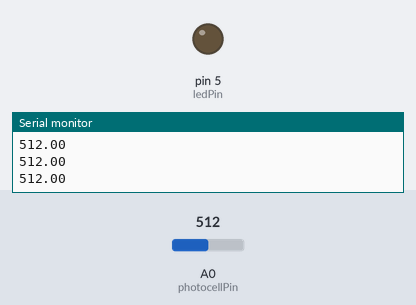
A sketch run on a simulated Arduino Uno, built with avr-gcc and run on an emulated ATmega328P. On the bench: output pins drawn as LEDs (lit = HIGH), the last lines printed to the serial monitor. The inputs (shaded band) are chosen by the test bench; at power-on: A0 (photocellPin) = 512.

Above: at 2.2 s.
2.3 s: A0 (photocellPin) set to 214
At 3.0 s:
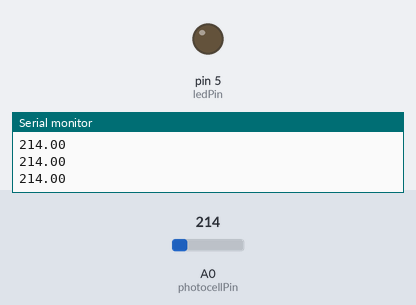
3.9 s: A0 (photocellPin) set to 199
At 4.01 s:
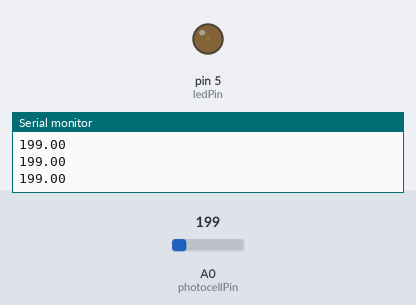
6.9 s: A0 (photocellPin) set to 122
8.6 s: A0 (photocellPin) set to 511
At 9.8 s:
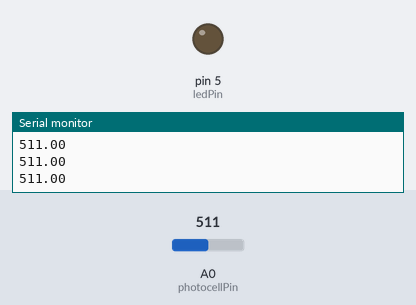
10.2 s: A0 (photocellPin) set to 0
At 10.5 s:
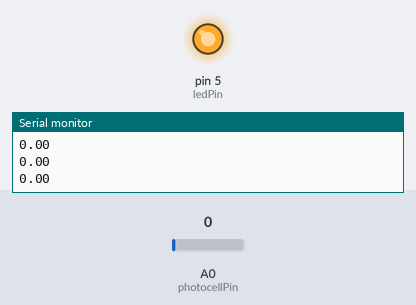
Timing chart, 0 to 12.7 s (numbered marks = the images above; inputs shaded):
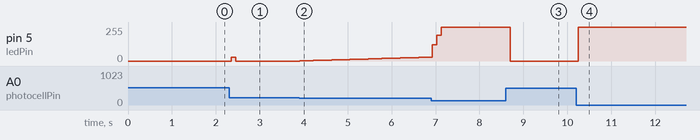

Measured:
- after the input at 2.3 s, pin 5 (ledPin): 0/255 → 28/255 after 0.05 s, → 0/255 0.10 s later
- after the input at 3.9 s, pin 5 (ledPin): moves from 0/255 to 29/255 over 2.9 s, starting at once
- after the input at 8.6 s, pin 5 (ledPin): 255/255 → 0/255 after 0.10 s
- after the input at 10.2 s, pin 5 (ledPin): 0/255 → 255/255 after 0.05 s

The sketch:

PIDPhotoresistorandLEDArduinoIDE.ino
```cpp
/* PID Controller
 *
 * This Project consists of a PID Controller that I simply downloaded from the Arduino Manage Libraries feature.
 * The Project will set out to control a LED Brightness using a Photoresistor
 * This ia a closed loop control
 *
 * You can use Tool/Serial Plotter to see the graph plotting of the Photoresistor Reading to see the PID working
 * Make sure to aim the Photoresistor at the LED
 * Place a card between the Photoresistor and LED then remove it to see how the PID recovers back to the setpoint
 *
 * You can also use the Serial Monitor to see the values to help select a setpoint for your system to target
 *
 * Try to retune the PID and see how the process is done. Use the Serial Plotter to see whats going on.
 *
 * Wiring:
 * Output to the LED is PD5:
 * PD5/Digital5 to LED to a 220ohm resistor to GND
 *
 * Input for Photoresistor is PC0:
 * 5V to photoresistor to BOTH PC0 and to a 1kohm resistor to GND (Voltage Devider Setup)
 *
 *
 * I used the following Youtube Video for this project:
 * https://www.youtube.com/watch?v=H-ENMrhOviA&list=PLujzZZC66w_pKogpC4tPced23JakRdmF6&index=20&t=358s
 * I followed the Youtube video for this project and it is not an example code from the library.
 * Github of the Library used: https://github.com/br3ttb/Arduino-PID-Library
 */
#include <PID_v1.h> //PID Library: PID by Brett Beauregard

#define photocellPin 0
#define ledPin 5

double Setpoint; //PID Setpoint
double photocellReading; //Input from photocell
double ledBrightness; //Output to LED

//defining PID tuning varriables
/*How to Tune a PID:
 * 1. Set all gains to zero
 * 2. Increase the P gain until the responseto a disturbance is steady oscillation
 * 3. Increase the D gain until the oscillations go away (ie. its critically damped)
 * 4. Repeat steps 2 and 3 until increasing the D gain does not stop the oscillations
 * 5. Set P and D to the last stable values
 * 6. Increase the I gain until it brings you to the setpoint with the number of oscillations you desire
 * (normally 0 but a quicker response can be had if you dont mind a couple of osciallations of overshoot)
 */
double kp = .1; //proportional gain
double ki = 10; //derivative gain
double kd = .01; //integral gain

//Inital setup required by the included PID library
PID myPID(&photocellReading, &ledBrightness, &Setpoint, kp, ki, kd, DIRECT);

void setup()
{
  Serial.begin(9600);

  Setpoint = 200; //Must be higher then regular room lighting with LED off and lower then LED at max value of 255 (analog read max is 1023)

  //Turn on PID
  myPID.SetMode(AUTOMATIC);
  myPID.SetTunings(kp,ki,kd);

  delay(1000); //Just a delay to give time to open a serial plotter and see it working

}

void loop()
{
  photocellReading = analogRead(photocellPin); //Analog Read of PC0

  myPID.Compute(); //Compute output of PID for its response

  analogWrite(ledPin, ledBrightness); //Analog output to set LED Brightness

  Serial.println(photocellReading); //Print photcell reading values to serial output so we can watch the PID working

//  Serial.println(ledBrightness); //Can be used to check the brightness being commanded (255 is max)

}
```
